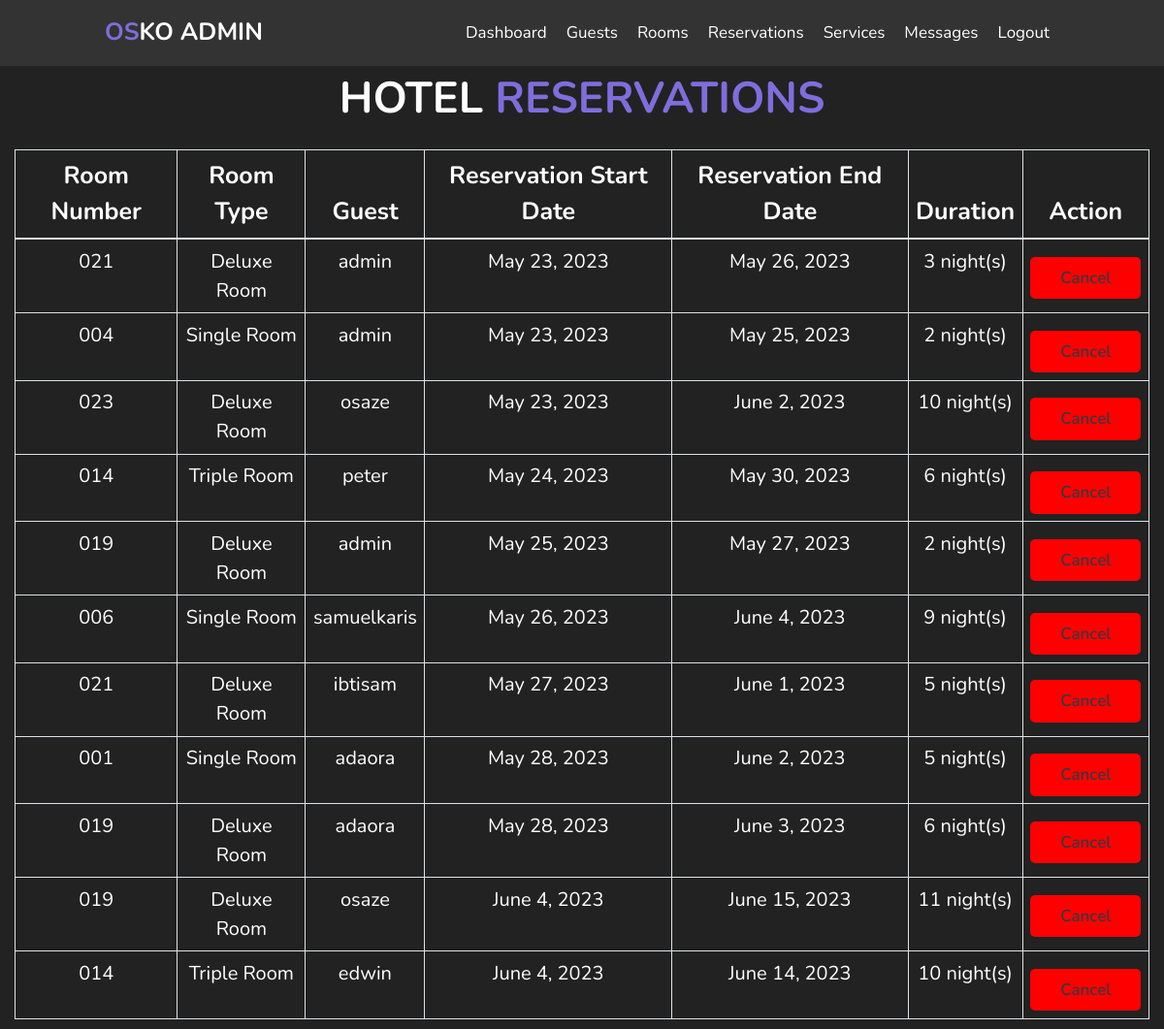
The page /admin_reservations/ on the database its author committed.
### reservation/models.py (models this page shows, shortened)
class Reservation(models.Model):
    guest = models.ForeignKey(User, on_delete=models.CASCADE)
    room = models.ForeignKey(Room, on_delete=models.CASCADE)
    start_date = models.DateField()
    start_time = models.TimeField(default=start_time)
    end_date = models.DateField()
    end_time = models.TimeField(default=end_time)
    @property
    def duration(self):
        return (self.end_date - self.start_date).days
    class Meta:
        ordering = ['start_date']

### hotel/models.py (models this page shows, shortened)
class Room(models.Model):
    room_id = models.IntegerField(default=True, primary_key=True)
    room_number = models.CharField(max_length=10)
    room_type = models.ForeignKey(RoomType, on_delete=models.CASCADE)
    is_available = models.BooleanField(default=True)
    is_occupied = models.BooleanField(default=False)

class RoomType(models.Model):
    type_id = models.IntegerField(primary_key=True)
    name = models.CharField(max_length=200)
    description = models.TextField(max_length=2000)
    price = models.IntegerField()
    image = models.ImageField(upload_to='images')
    def __str__(self):
        return self.name

### hotel/admin_views.py (the view)
# urls.py: path('admin_reservations/', admin_views.reservation, name = 'admin_reservations'),
def reservation(request):
    rooms = Room.objects.all()
    reservations = Reservation.objects.all()
    return render(request, 'administrator/reservations.html', {'reservations': reservations})

### hotel/templates/administrator/reservations.html (shortened to what this page needs)
{% extends 'administrator/base.html' %}
{% block page_content %}
<h1 class="heading">Hotel <span>Reservations</span></h1>
<div class="container col-12">
    <table class="table table-bordered text-white writing text-center">
        <thead style="font-size: 25px;">
            <tr>
                <th>Room Number</th>
                <th>Room Type</th>
                <th>Guest</th>
                <th>Reservation Start Date</th>
                <th>Reservation End Date</th>
                <th>Duration</th>
                <th>Action</th>
            </tr>
        </thead>
        <tbody style="font-size: 20px;">
            {% for reservation in reservations %}
            <tr>
                <td>
                    {{ reservation.room.room_number }}
                </td>
                <td>
                    {{ reservation.room.room_type }}
                </td>
                <td>
                    {{ reservation.guest }}
                </td>
                <td>
                    {{ reservation.start_date }}
                </td>
                <td>
                    {{ reservation.end_date }}
                </td>
                <td>
                    {{ reservation.duration }} night(s)
                </td>
                <td>
                    <a href="{% url 'admin_cancel_reservation' reservation_id=reservation.pk %}"
                        class="card-text btn text-dark" style="background-color: red;">Cancel</a>
                </td>
            </tr>
            {% endfor %}
        </tbody>
    </table>
</div>
{% endblock %}

### hotel/static/css/style.css (style rules this page uses)
:root { --main-color: #806ddd; }
* { font-family: 'Nunito', sans-serif; margin: 0; padding: 0; box-sizing: border-box; outline: none; border: none; text-decoration: none; transition: .2s linear; }
html { font-size: 62.5%; overflow-x: hidden; scroll-padding-top: 7rem; scroll-behavior: smooth; }
body { background: #222; }
.btn { margin-top: 1rem; display: inline-block; padding: 0.8rem 3rem; font-size: 1.7rem; border-radius: 0.5rem; background: #666; color: #fff; cursor: pointer; font-weight: 600; }
.heading { text-align: center; padding-bottom: 2rem; color: #fff; font-size: 4.5rem; text-transform: uppercase; font-weight: bold; }
.heading span { color: var(--main-color); text-transform: uppercase; }

### rows shown on the page
Reservation: room.room_number "021", room.room_type "Deluxe Room", guest "admin", start_date "May 23, 2023", end_date "May 26, 2023", duration "3"
Reservation: room.room_number "004", room.room_type "Single Room", guest "admin", start_date "May 23, 2023", end_date "May 25, 2023", duration "2"
Reservation: room.room_number "023", room.room_type "Deluxe Room", guest "osaze", start_date "May 23, 2023", end_date "June 2, 2023", duration "10"
Reservation: room.room_number "014", room.room_type "Triple Room", guest "peter", start_date "May 24, 2023", end_date "May 30, 2023", duration "6"
Reservation: room.room_number "019", room.room_type "Deluxe Room", guest "admin", start_date "May 25, 2023", end_date "May 27, 2023", duration "2"
Reservation: room.room_number "006", room.room_type "Single Room", guest "samuelkaris", start_date "May 26, 2023", end_date "June 4, 2023", duration "9"
Reservation: room.room_number "021", room.room_type "Deluxe Room", guest "ibtisam", start_date "May 27, 2023", end_date "June 1, 2023", duration "5"
Reservation: room.room_number "001", room.room_type "Single Room", guest "adaora", start_date "May 28, 2023", end_date "June 2, 2023", duration "5"
Reservation: room.room_number "019", room.room_type "Deluxe Room", guest "adaora", start_date "May 28, 2023", end_date "June 3, 2023", duration "6"
Reservation: room.room_number "019", room.room_type "Deluxe Room", guest "osaze", start_date "June 4, 2023", end_date "June 15, 2023", duration "11"
Reservation: room.room_number "014", room.room_type "Triple Room", guest "edwin", start_date "June 4, 2023", end_date "June 14, 2023", duration "10"
